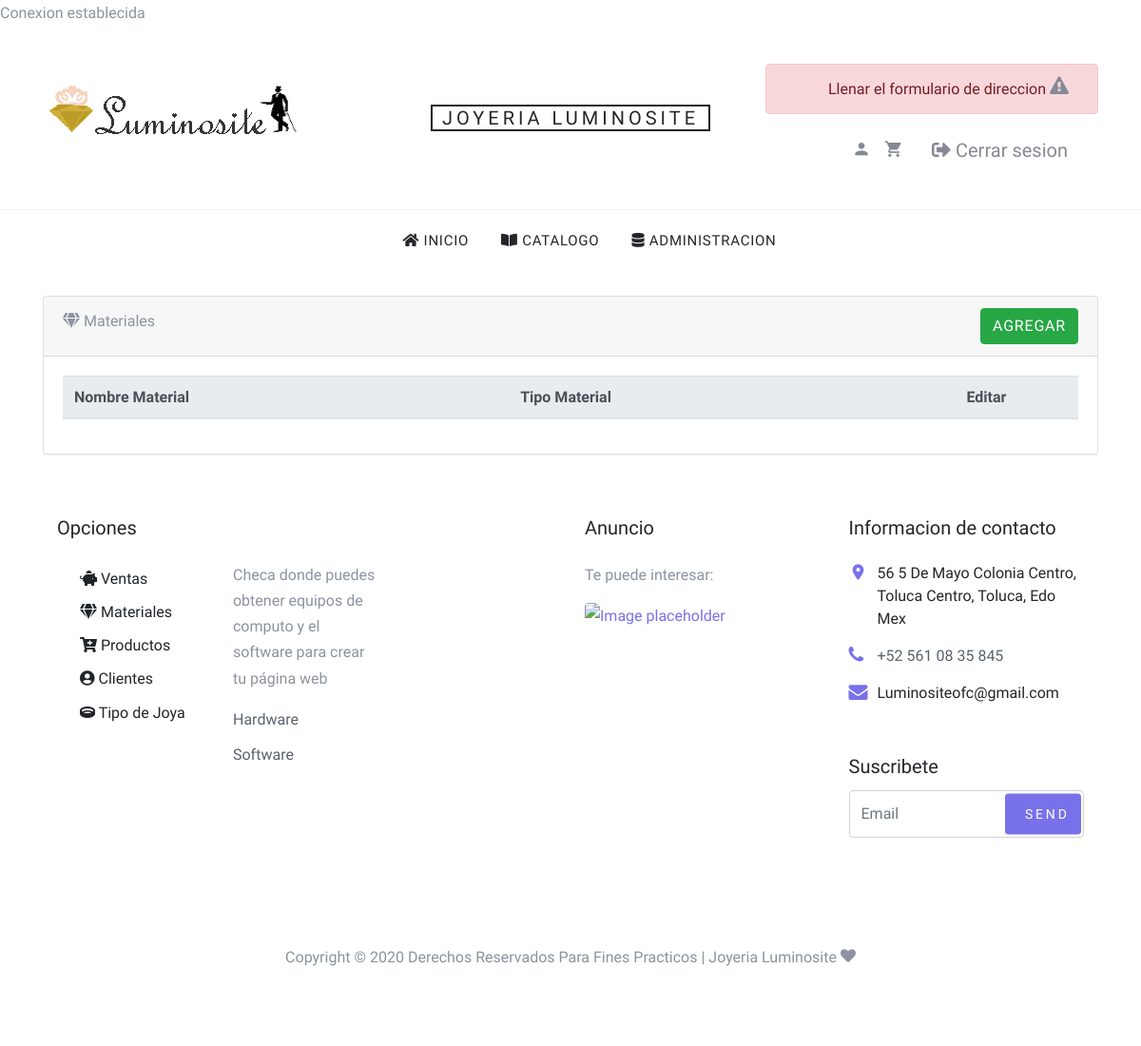
Before: /materiales.php (signed in) with the older database file.
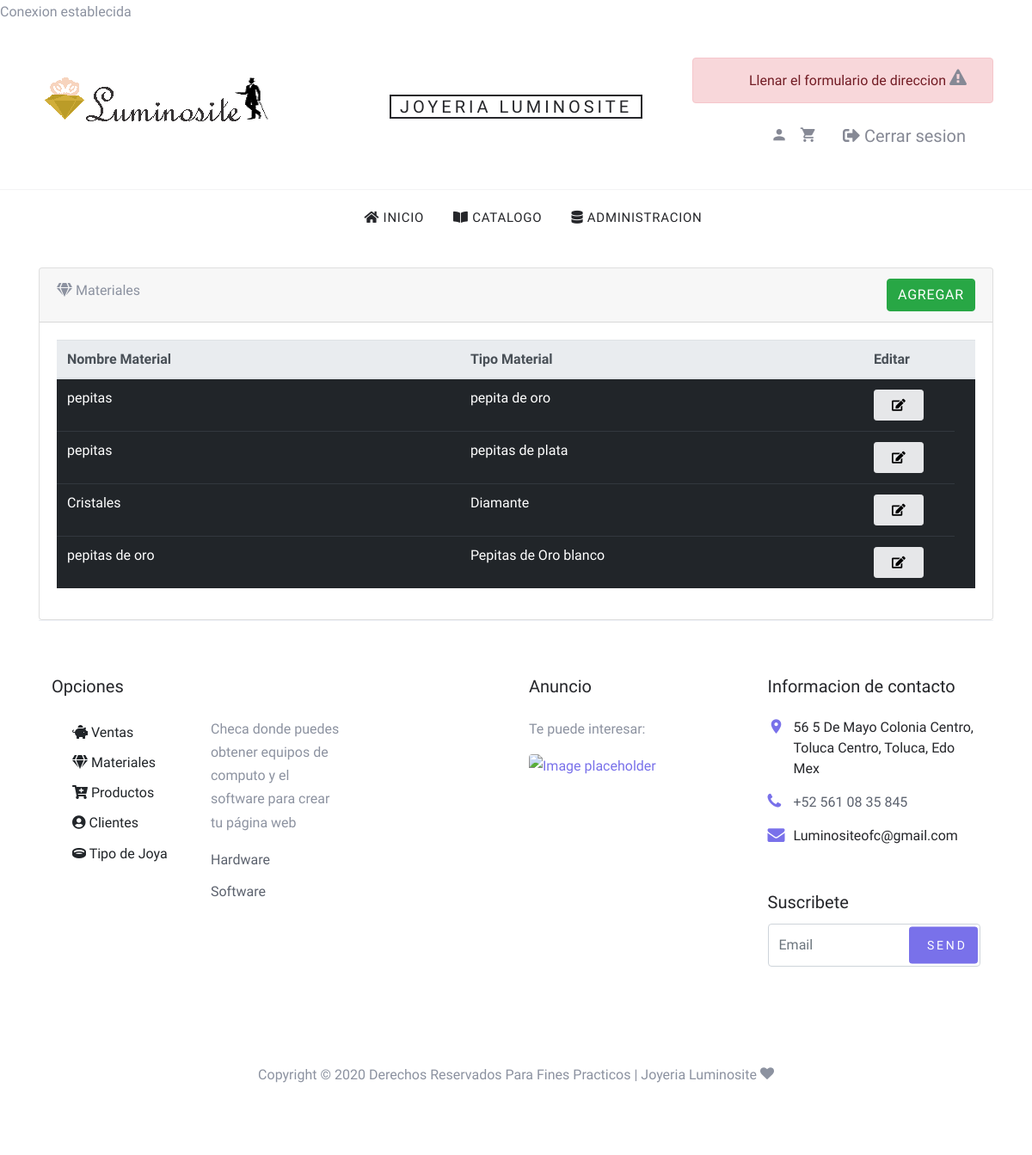
After: the same page with the newer database file.
### tables this page shows
CREATE TABLE `materiales` (
  `id_material` int(10) unsigned NOT NULL AUTO_INCREMENT,
  `nombre` varchar(45) DEFAULT NULL,
  `tipo_material` varchar(45) DEFAULT NULL,
  PRIMARY KEY (`id_material`)
);

### materiales.php (the view, shortened to what this page needs)
<?php
require_once './conexion.php';
?>
<!DOCTYPE html>
<html lang="es-MX">
<head>
    <link rel="stylesheet" href="fonts/icomoon/style.css">
    <link rel="stylesheet" href="css/bootstrap.min.css">
    <link rel="stylesheet" href="css/magnific-popup.css">
    <link rel="stylesheet" href="css/jquery-ui.css">
    <link rel="stylesheet" href="css/owl.carousel.min.css">
    <link rel="stylesheet" href="css/owl.theme.default.min.css">
    <link rel="stylesheet" href="css/bootstrap.min.css">
    <link rel="stylesheet" href="css/all.min.css">
    <link rel="stylesheet" href="css/aos.css">
    <link rel="stylesheet" href="css/style.css">
</head>
<body>
<?php require_once('./menu.php'); ?>
    <div class="container mt-4">
        <div class="card">
            <div class="card-header">
            <i class="fa fa-gem"></i> Materiales
                <a href="materiales_formulario.php"class="btn btn-success float-right">Agregar</a>
            </div>
            <div class="card-body">
                <table class="table table-dark table table-hover">
                    <thead class="thead-light">
                        <tr>
                            <th style="width: 45%;" scope="col">Nombre Material</th>
                            <th style="width: 45%;" scope="col">Tipo Material</th>
                            <th style="width: 45%;" scope="col">Editar</th>
                            <th style="width: 90%;" scope="col">
                            </th>
                        </tr>
                    <tbody>
                        <?php
                        $sql = 'select id_material, nombre, tipo_material from materiales order by id_material asc';
                        foreach ($conexion->query($sql) as $registro) {
                            $registro['nombre'] = htmlentities($registro['nombre']);
                            $registro['tipo_material'] = htmlentities($registro['tipo_material']);
                        echo <<<fin
                        <tr>
                            <td scope="row">{$registro['nombre']}</td>
                            <td scope="row">{$registro['tipo_material']}</td>
                            <td>
                                <a class="btn btn-secondary btn-sm" href="materiales_editar.php?id={$registro['id_material']}"><i class="fa fa-edit"></i></a>
                            </td>
                        </tr>
fin;
                }
                        ?>
                    </tbody>
                </table>
            </div>
        </div>
        <?php include('./pie_pagina.php');?>
    </div>
</body>
</html>

Changed rows visible on the page:
added materiales: nombre "pepitas", tipo_material "pepita de oro"
added materiales: nombre "pepitas", tipo_material "pepitas de plata"
added materiales: nombre "Cristales", tipo_material "Diamante"
added materiales: nombre "pepitas de oro", tipo_material "Pepitas de Oro blanco"
